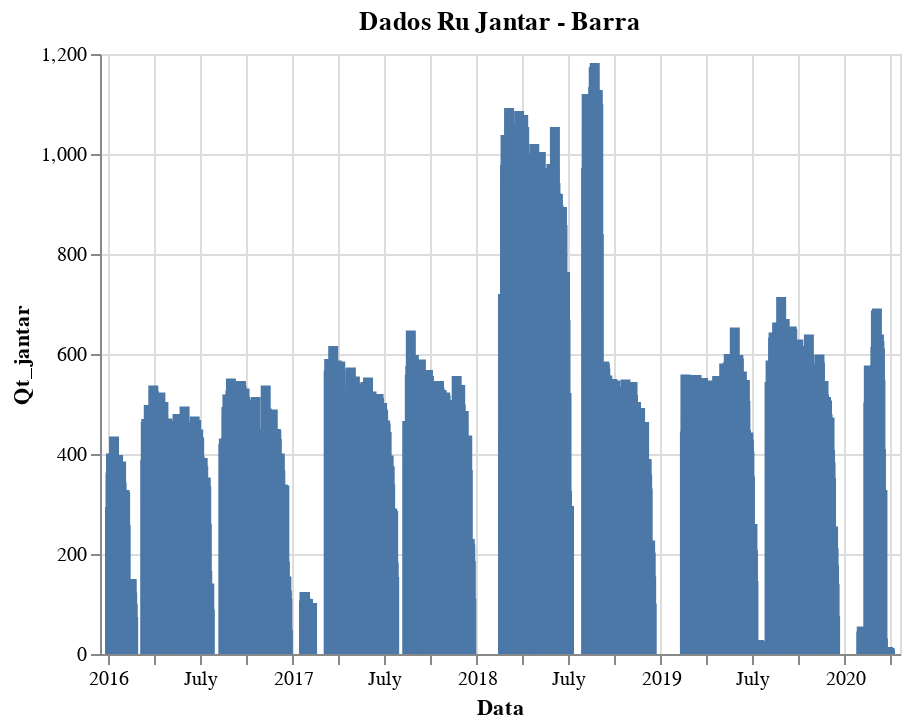

Notebook code for this chart:
### Code cell
alt.Chart(base_final).mark_bar().encode(
    x = 'Data',
    y = 'Qt_jantar',


).properties(
    title = 'Dados Ru Jantar - Barra'
).interactive()

### Figure 1 — Vega-Lite specification as saved in the notebook (floating-point values rounded to 4 significant figures; data arrays with more than 128 entries replaced by an {"elided": "..."} marker saying what was removed)
{"config": {"view": {"continuousWidth": 400, "continuousHeight": 300}}, "data": {"name": "data-873f18c4a353b0193e2308015f15c61a"}, "mark": "bar", "encoding": {"x": {"field": "Data", "type": "temporal"}, "y": {"field": "Qt_jantar", "type": "quantitative"}}, "selection": {"selector048": {"type": "interval", "bind": "scales", "encodings": ["x", "y"]}}, "title": "Dados Ru Jantar - Barra", "$schema": "https://vega.github.io/schema/vega-lite/v4.17.0.json", "datasets": {"data-873f18c4a353b0193e2308015f15c61a": {"elided": "1148 records"}}}
